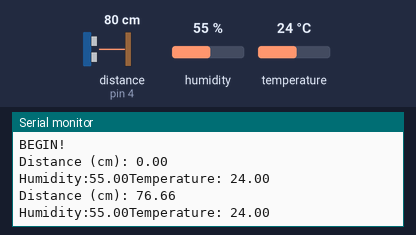
Simulated run of this sketch. Board: Arduino Uno, built with avr-gcc and run on an emulated ATmega328P. On the bench: the last lines printed to the serial monitor. Wiring (inferred from the names in the program): ultrasonic range finder: trigger pin 5; echo pin 4. Inputs (shaded band) come from the test bench; at power-on: distance to the obstacle (sensor on pin 4) 80 cm, humidity 55 %, temperature 24 °C. The echo pulse lasts 58.3 µs per cm.

Above: at 2.3 s.
2.4 s: distance to the obstacle (sensor on pin 4) set to 2 cm
At 3.8 s:
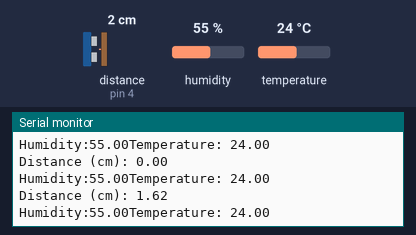
3.9 s: humidity set to 22 %
At 5.3 s:
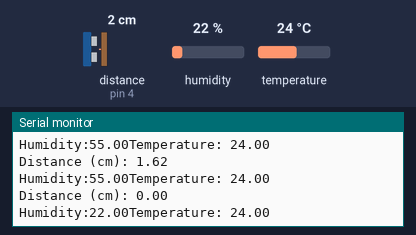
5.4 s: temperature set to 12 °C
At 6.6 s:
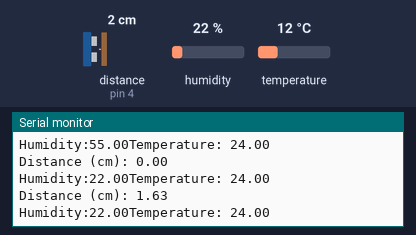
6.9 s: distance to the obstacle (sensor on pin 4) set to 4 cm
At 8.2 s:
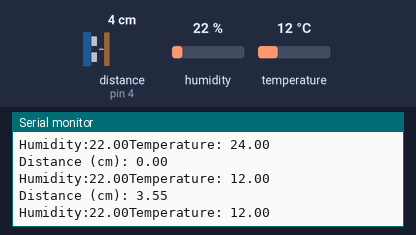
8.4 s: humidity set to 40 %
At 9.5 s:
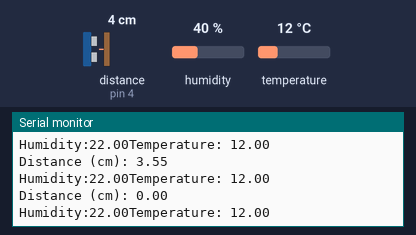
Timing chart, 0 to 10.9 s (numbered marks = the images above; inputs shaded):
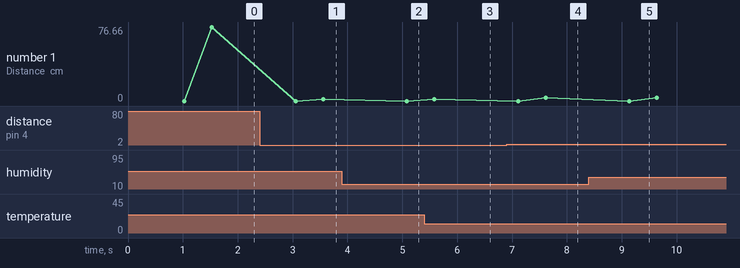

The sketch:

multisensor_hydrogen.ino
```cpp
const int trigPin = 5;
const int echoPin = 4;
#include "DHT.h"

#define DHTPIN 2
#define SOUND_SPEED 0.033
#define DHTTYPE DHT11

DHT dht(DHTPIN, DHTTYPE);
long duration;
float distanceCm;
void setup() {
  Serial.begin(115200);
  Serial.println("BEGIN!");
  dht.begin();
  pinMode(trigPin, OUTPUT);
  pinMode(echoPin, INPUT);
}

void loop() {
  digitalWrite(trigPin, LOW);
  delayMicroseconds(2);
  digitalWrite(trigPin, HIGH);
  delayMicroseconds(10);
  digitalWrite(trigPin, LOW);
  float h = dht.readHumidity();
  float t = dht.readTemperature();

  duration = pulseIn(echoPin, HIGH);
  distanceCm = duration * SOUND_SPEED/2;
  Serial.print("Distance (cm): ");
  Serial.println(distanceCm);
  Serial.print("Humidity:");
  Serial.print(h);
  Serial.print("Temperature: ");
  Serial.print(t);
  Serial.print("\n");

  delay(500);
}
```

Measured:
- after the input at 2.4 s, the serial monitor: prints a new line after 1.2 s (image 1)
- after the input at 3.9 s, the serial monitor: prints a new line after 1.2 s (image 2)
- after the input at 6.9 s, the serial monitor: prints a new line after 0.71 s (image 4)
- plotted number 1: 76.66 → 1.62 after the input at 2.4 s, 1.63 → 3.55 after the input at 6.9 s
